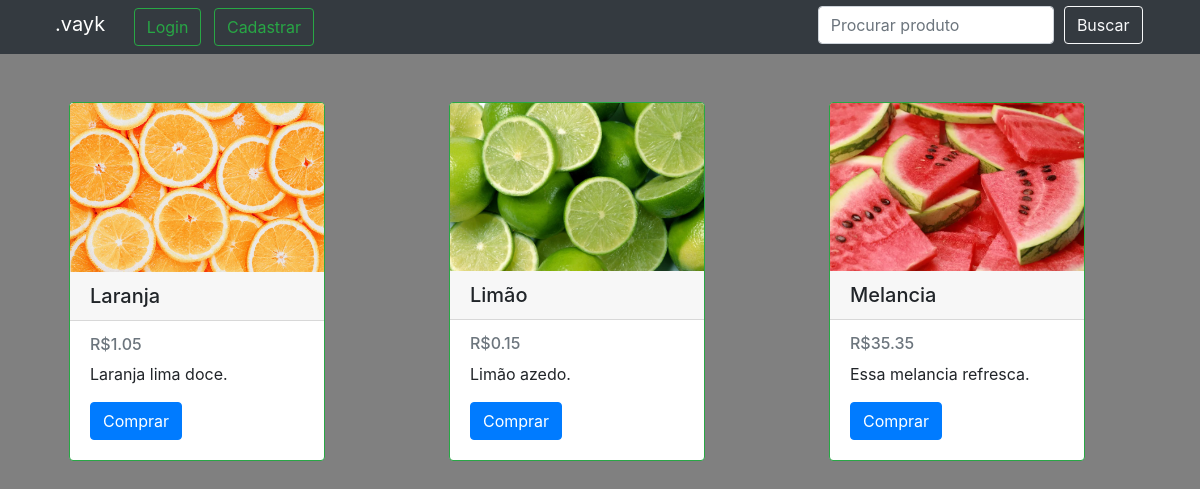
Before: / with the older database file.
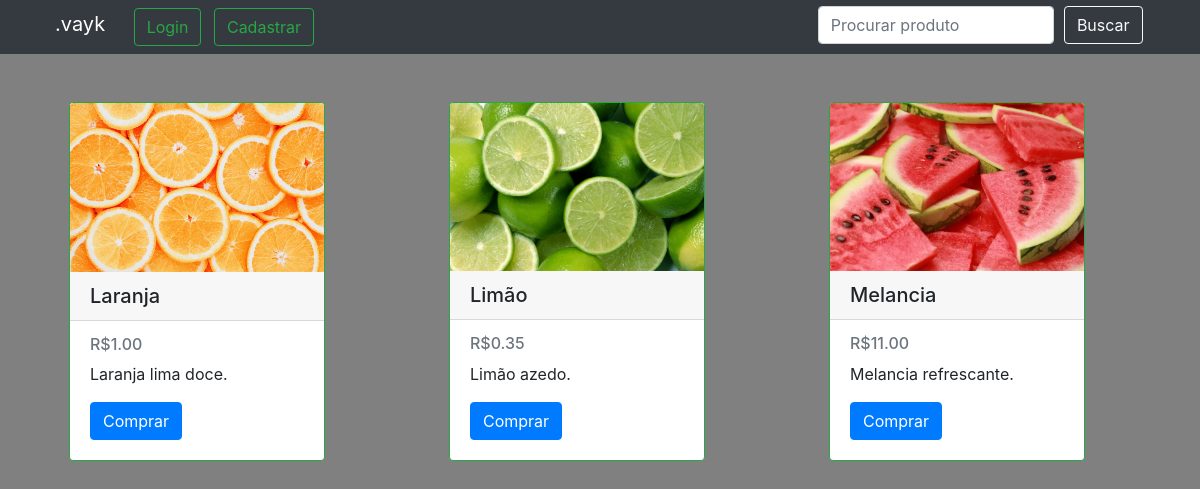
After: the same page with the newer database file.
### products/models.py (models this page shows)
class Product(models.Model):
    title       = models.CharField(max_length=120)
    price       = models.DecimalField(decimal_places=2, max_digits=10000)
    description = models.TextField(blank=True, null=True)
    img         = models.ImageField(upload_to='')

### products/views.py (the view)
# urls.py: path('', product_view, name='home'),
def product_view(request):
    all_products = Product.objects.all()
    print(type(all_products))
    a = {
        'product': all_products}
    return render(request, 'home.html', a)

### templates/home.html
{% extends 'base.html' %}
{% block body %}
<div class="row">
{% for itens in product %}
<div class='col-4'>
  <div class="card border-success ml-4" style="width: 16rem;">
    <img src="{{ itens.img.url }}" class="card-img-top ">
    <h5 class="card-header">{{ itens.title }}</h5>
    <div class="card-body">
      <h6 class="card-subtitle mb-2 text-muted">R${{ itens.price }}</h6>
      <p class="card-text">{{ itens.description }}</p>
      <a href="#" class="btn btn-primary">Comprar</a>
    </div>
  </div>
</div>
{% endfor %}
</div>
{% endblock %}

### templates/base.html (shortened to what this page needs)
<!DOCTYPE html>
<html>
    <head>
        <link rel="stylesheet" href="https://cdn.jsdelivr.net/npm/bootstrap@4.5.3/dist/css/bootstrap.min.css">
        <nav class="navbar navbar-expand-lg navbar-dark bg-dark mt-n1">
            <div class='col-8'>
            <a class="navbar-brand ml-4" href="{% url 'home' %}">.vayk</a>
            <a class="btn btn-outline-success ml-2" href="{% url 'login' %}">Login</a>
            <a class="btn btn-outline-success ml-2" href="{% url 'register' %}">Cadastrar</a>
            </div>
            <div class="justify-content-end col">
                <form>
                <div class="form-row">
                    <div class="col-8">
                        <input class="form-control form-control ml-2" type="text" placeholder="Procurar produto">
                    </div>
                    <div class="col">
                        <button type="submit" class="btn btn-outline-light ml-2">Buscar</button>
                    </div>
                </div>
                </form>
            </div>
        </nav>
    </head>
    <body style="background-color: grey;">
        <div class='container-lg mt-5'>
            {% block body %}
            {% endblock %}
        </div>
    </body>
</html>

Changed rows visible on the page:
changed Product "Laranja": price "1.05" → "1.00"
changed Product "Limão": price "0.15" → "0.35"
changed Product "Melancia": price "35.35" → "11.00"; description "Essa melancia refresca." → "Melancia refrescante."
